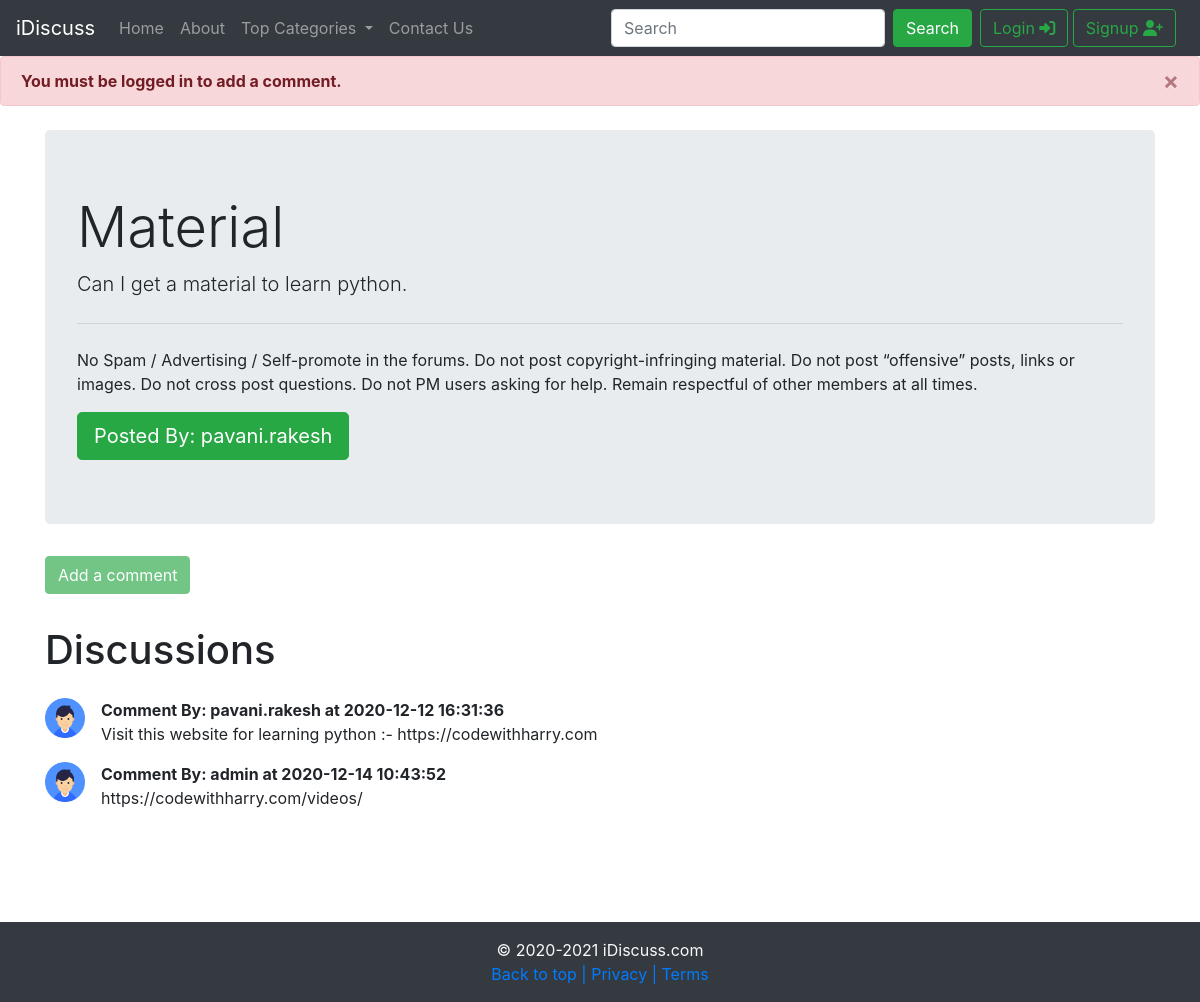
The app's page /thread.php?threadid=1 with its own data.
### tables this page shows
CREATE TABLE `threads` (
  `thread_id` int(11) NOT NULL,
  `thread_title` varchar(255) NOT NULL,
  `thread_desc` text NOT NULL,
  `thread_cat_id` int(11) NOT NULL,
  `thread_user_id` int(11) NOT NULL,
  `timestamp` datetime NOT NULL DEFAULT current_timestamp()
);

CREATE TABLE `users` (
  `sno` int(11) NOT NULL,
  `username` varchar(30) NOT NULL,
  `password` varchar(255) NOT NULL,
  `timestamp` datetime NOT NULL DEFAULT current_timestamp()
);

CREATE TABLE `comments` (
  `comment_id` int(11) NOT NULL,
  `comment_content` text NOT NULL,
  `thread_id` int(11) NOT NULL,
  `comment_by` int(11) NOT NULL,
  `comment_time` datetime NOT NULL DEFAULT current_timestamp()
);

### thread.php (the view, shortened to what this page needs)
<!doctype html>
<html lang="en">
<head>
    <link rel="stylesheet" href="https://cdn.jsdelivr.net/npm/bootstrap@4.5.3/dist/css/bootstrap.min.css"
>
</head>
<body>
    <?php include "partials/_nav.php"; ?>
    <?php
if(isset($_SESSION['loggedin']) && $_SESSION['loggedin'] == true){
}
else{
    echo '<div class="alert alert-danger alert-dismissible fade show" role="alert">
    <strong>You must be logged in to add a comment.</strong>
    <button type="button" class="close" data-dismiss="alert" aria-label="Close">
      <span aria-hidden="true">&times;</span>
    </button>
  </div>';
}
    ?>
    <?php
      $id = $_GET['threadid'];
      $sql = "SELECT * FROM `threads` WHERE thread_id=$id";
      $result = mysqli_query($conn, $sql);
      while($row = mysqli_fetch_assoc($result)){
          $title = $row['thread_title'];
          $description = $row['thread_desc'];
          $comment_by = $row['thread_user_id'];
          $sql2 = "SELECT username FROM `users` WHERE sno='$comment_by'";
          $result2 = mysqli_query($conn, $sql2);
          $row2 = mysqli_fetch_assoc($result2);
          $posted_by = $row2['username'];
      }
    ?>
    <div class="container my-4">
        <div class="jumbotron">
            <h1 class="display-4"><?php echo $title; ?></h1>
            <p class="lead"><?php echo $description; ?></p>
            <hr class="my-4">
            <p>No Spam / Advertising / Self-promote in the forums. Do not post copyright-infringing material. Do not
                post “offensive” posts, links or images. Do not cross post questions. Do not PM users asking for help.
                Remain respectful of other members at all times.</p>
            <a class="btn btn-success btn-lg" href="#" role="button">Posted By: <?php echo $posted_by; ?></a>
        </div>
    </div>
    <?php
if(isset($_SESSION['loggedin']) && $_SESSION['loggedin'] == true){
    echo '<div class="container my-4">
        <button class="btn btn-success" type="button" data-toggle="collapse" data-target="#collapseExample"
            aria-expanded="false" aria-controls="collapseExample">
            Add a Comment
        </button>
        </p>
        <div class="collapse" id="collapseExample">
            <div class="card card-body">
                <form action="'. $_SERVER["REQUEST_URI"] .'" method="POST">
                    <div class="form-group">
                        <label for="comment">Type your Comment</label>
                        <textarea class="form-control" id="comment" name="comment" rows="4"></textarea>
                        <input type="hidden" name="sno" value="'. $_SESSION["sno"] .'">
                    </div>
                    <button type="submit" class="btn btn-success">Post Comment</button>
                </form>
            </div>
        </div>
    </div>';
}
else{
    echo '<div class="container my-4">
    <button type="button" class="btn btn-success" disabled>Add a comment</button>
    </div>
    ';
}
    ?>
    <div class="container">
        <h1 class="py-2">Discussions</h1>
        <?php
        $id = $_GET['threadid'];
        $sql = "SELECT * FROM `comments` WHERE thread_id=$id";
        $result = mysqli_query($conn, $sql);
        while($row = mysqli_fetch_assoc($result)){
            $content = $row['comment_content'];
            $comment_time = $row['comment_time'];
            $comment_by = $row['comment_by'];
            $sql2 = "SELECT username FROM `users` WHERE sno='$comment_by'";
            $result2 = mysqli_query($conn, $sql2);
            $row2 = mysqli_fetch_assoc($result2);
        echo '<div class="media my-3">
            <img src="img/user.png" class="mr-3" alt="..." height="40px">
            <div class="media-body">
            <p class="font-weight-bold my-0"> Comment By:  '. $row2['username'] .' at '. $comment_time .' </p>
                '. $content .'
            </div>
        </div>';
    }
    ?>
    </div>
    <br>
    <br>
    <br>
    <br>
    <?php include "partials/_footer.php"; ?>
</body>
</html>

### records on screen
threads: thread_title "Material", thread_desc "Can I get a material to learn python."
users: username "pavani.rakesh"
comments: users.username "pavani.rakesh", comment_time "2020-12-12 16:31:36", comment_content "Visit this website for learning python :- https://codewithharry.com"
comments: users.username "admin", comment_time "2020-12-14 10:43:52", comment_content "https://codewithharry.com/videos/"
